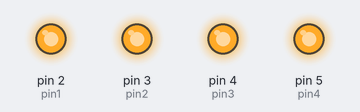
This sketch was run on a simulated Arduino Uno, built with avr-gcc and run on an emulated ATmega328P. Parts: output pins drawn as LEDs (lit = HIGH).

Above: at 1.0 s.
At 7.0 s:
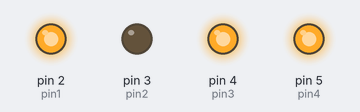
At 11.0 s:
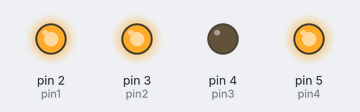
At 15.0 s:
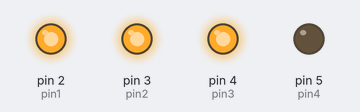
At 19.0 s:
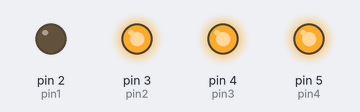
Timing chart, 0 to 20.8 s (numbered marks = the images above):
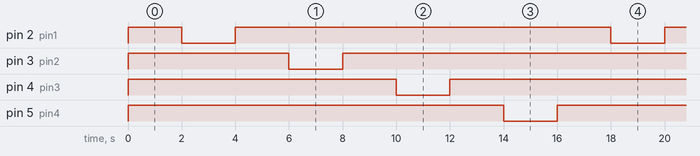

The sketch:

4relaysmodule_test.ino
```cpp
/*
  "Blink" is original sketch
  changed sketch by niq_ro for test 4 relay board
  http://nicuflorica.blogspot.ro/
  http://www.tehnic.go.ro
  http://arduinotehniq.blogspot.com/
 */

// inputs for relays:
#define pin1 2  // D2 for relay 1
#define pin2 3  // D3 for relay 2
#define pin3 4  // D4 for relay 3
#define pin4 5  // D5 for relay 4

#define releuatras LOW
#define releuliber HIGH

int pauza = 2000;  // pause between commands

// the setup routine runs once when you press reset:
void setup() {
  // initialize the digital pin as an output.
  pinMode(pin1, OUTPUT);
  pinMode(pin2, OUTPUT);
  pinMode(pin3, OUTPUT);
  pinMode(pin4, OUTPUT);

 digitalWrite(pin1, releuliber);    // turn the relay 1 off by making the voltage HIGH
 digitalWrite(pin2, releuliber);    // turn the relay 2 off by making the voltage HIGH
 digitalWrite(pin3, releuliber);    // turn the relay 3 off by making the voltage HIGH
 digitalWrite(pin4, releuliber);    // turn the relay 4 off by making the voltage HIGH
}

// the loop routine runs over and over again forever:
void loop() {
// all relays free
  digitalWrite(pin1, releuliber);
  digitalWrite(pin2, releuliber);
  digitalWrite(pin3, releuliber);
  digitalWrite(pin4, releuliber);
delay(pauza);

// first relay powerred , other relays free
  digitalWrite(pin1, releuatras);
  digitalWrite(pin2, releuliber);
  digitalWrite(pin3, releuliber);
  digitalWrite(pin4, releuliber);
delay(pauza);

// all relays free
  digitalWrite(pin1, releuliber);
  digitalWrite(pin2, releuliber);
  digitalWrite(pin3, releuliber);
  digitalWrite(pin4, releuliber);
delay(pauza);

// second relay powerred, other relays free
  digitalWrite(pin1, releuliber);
  digitalWrite(pin2, releuatras);
  digitalWrite(pin3, releuliber);
  digitalWrite(pin4, releuliber);
delay(pauza);

// all relays free
  digitalWrite(pin1, releuliber);
  digitalWrite(pin2, releuliber);
  digitalWrite(pin3, releuliber);
  digitalWrite(pin4, releuliber);
delay(pauza);

// third relay powered, other relays free
  digitalWrite(pin1, releuliber);
  digitalWrite(pin2, releuliber);
  digitalWrite(pin3, releuatras);
  digitalWrite(pin4, releuliber);
delay(pauza);

// all relays free
  digitalWrite(pin1, releuliber);
  digitalWrite(pin2, releuliber);
  digitalWrite(pin3, releuliber);
  digitalWrite(pin4, releuliber);
delay(pauza);

// forth relay powerred, other relays free
  digitalWrite(pin1, releuliber);
  digitalWrite(pin2, releuliber);
  digitalWrite(pin3, releuliber);
  digitalWrite(pin4, releuatras);
delay(pauza);

}  // end main loop
```

Measured:
- by itself, pin 2 (pin1), pin 3 (pin2), pin 4 (pin3), pin 5 (pin4): alternates HIGH for 14.0 s and LOW for 2.0 s
- by itself, everything shown: repeats every 16.0 s, in 8 steps
